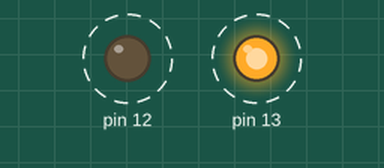
A sketch run on a simulated Arduino Uno, built with avr-gcc and run on an emulated ATmega328P. On the bench: output pins drawn as LEDs (lit = HIGH). Dashed ring = blinking.

Above: at 0.2 s.
Timing chart, 0 to 3.0 s (numbered marks = the images above):
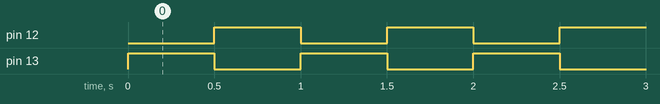

The sketch:

LED_alternator.ino
```cpp
//simple program that alternates turning on different LED's
void setup() {
  pinMode(13, OUTPUT);
  pinMode(12, OUTPUT);
  pinMode(11, INPUT);
}

void loop() {
  digitalWrite(12, LOW);
  digitalWrite(13, HIGH);
  delay(500);
  digitalWrite(13, LOW);
  digitalWrite(12, HIGH);
  delay(500);
}
```

Measured:
- by itself, pin 12, pin 13: alternates HIGH for 0.50 s and LOW for 0.50 s
